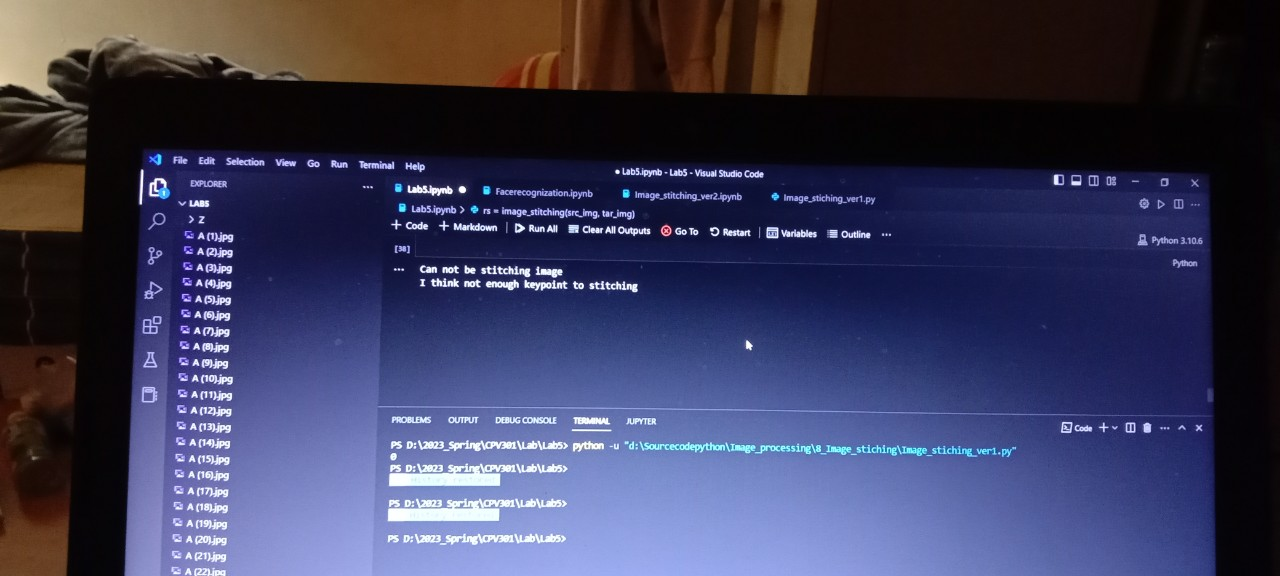
#> input picture 8_Image_stiching/labtop1.jpg, 1280 x 576 px
$ python Image_stiching_vertical.py
#> lines starting #> are read from the running program, lines starting #| are printed output that depends on the picture
#> further down, im1 is the input picture: shape (576, 1280, 3); mean B, G, R 88.7, 58.9, 59.2
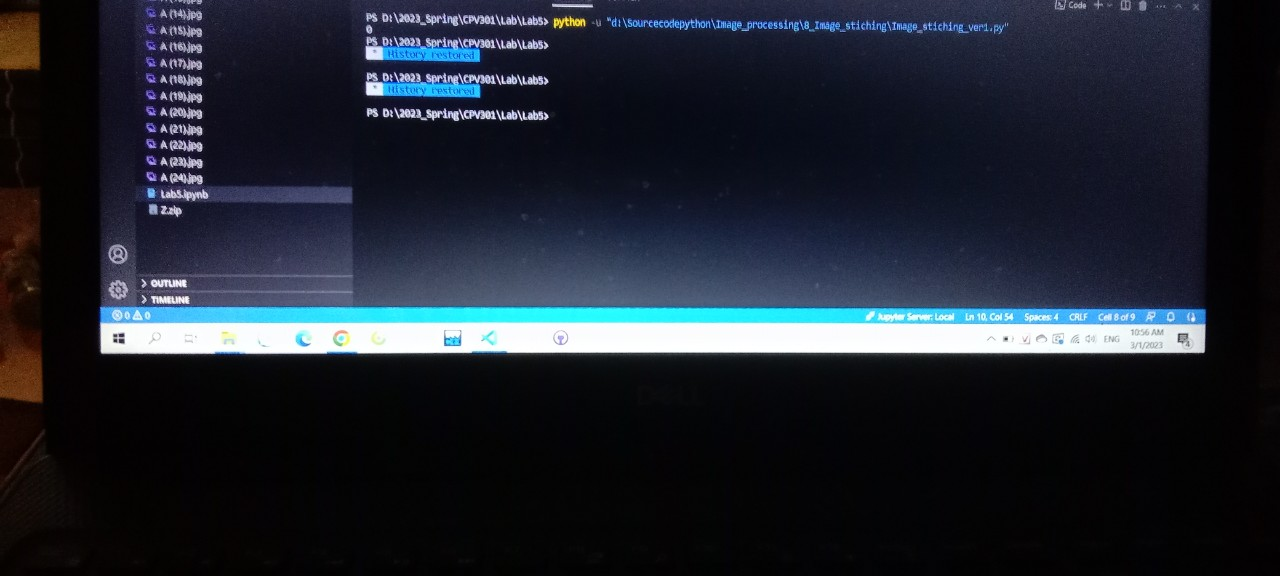
#> input picture 8_Image_stiching/labtop2.jpg, 1280 x 576 px
#> further down, im2 is the input picture: shape (576, 1280, 3); mean B, G, R 46.6, 36.2, 31.1
import cv2
import numpy as np
import matplotlib.pyplot as plt

def image_stitching_vertical(img1, img2):
    #img1 là ảnh ở trên, img2 là ảnh ở dưới
    imray1 = cv2.cvtColor(img1, cv2.COLOR_BGR2GRAY)
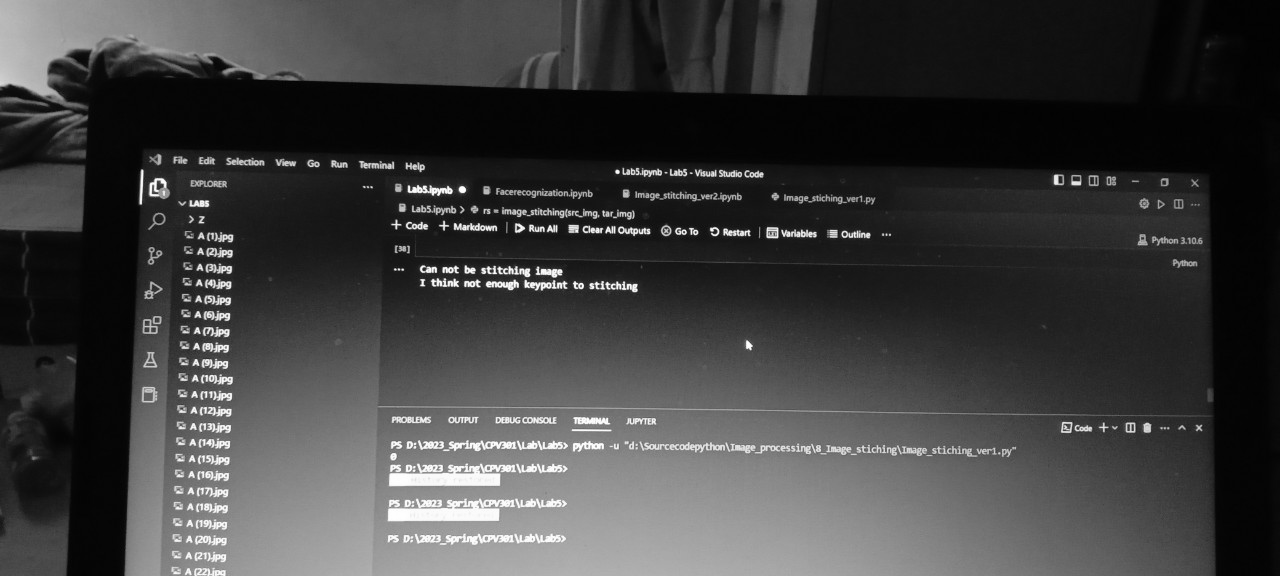
#> imray1: shape (576, 1280); min 0, max 255, mean 62.4
    imray2 = cv2.cvtColor(img2, cv2.COLOR_BGR2GRAY)
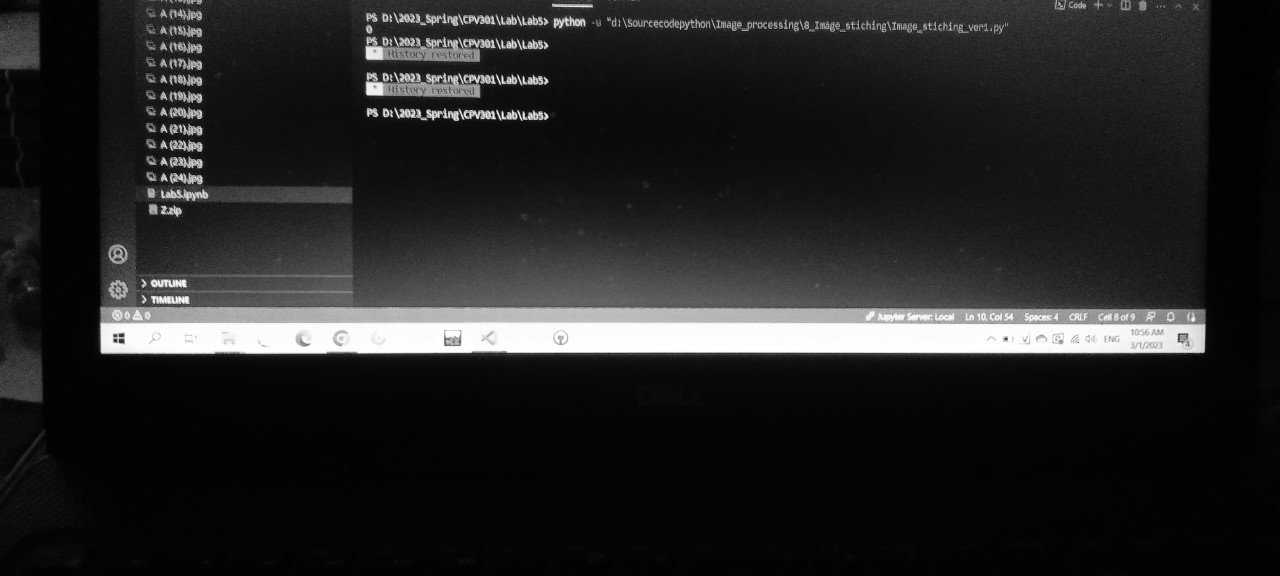
#> imray2: shape (576, 1280); min 0, max 255, mean 35.8
    sift_detector = cv2.SIFT_create()
    kp1, des1 = sift_detector.detectAndCompute(imray1, None)
#> kp1 = 1877 keypoints; strongest (x, y, size): (462, 189, 4.8), (617, 172, 2.8), (712, 229, 2.5), (573, 228, 6.3)
    kp2, des2 = sift_detector.detectAndCompute(imray2, None)
#> kp2 = 1149 keypoints; strongest (x, y, size): (374, 88, 12), (467, 114, 2.1), (131, 332, 38.9), (1178, 334, 35.8)
    bf = cv2.BFMatcher(cv2.NORM_L2, crossCheck = False)
    rawMatches = bf.knnMatch(des1, des2, 2)
#> rawMatches = 1877 matches
    matches = []
    for m, n in rawMatches:
        if m.distance < 0.75 * n.distance:
            matches.append(m)
#> after the loop, matches = 187 matches
    matches = sorted(matches, key = lambda x: x.distance, reverse = True)
    matches = matches[:200]
    kp1 = np.float32([kp.pt for kp in kp1])
#> kp1 = 1877 pairs, first value 2.66 to 1210, second value 35.82 to 572.7
    kp2 = np.float32([kp.pt for kp in kp2])
#> kp2 = 1149 pairs, first value 6.09 to 1203.4, second value 2.67 to 354.1
    pts1 = np.float32([kp1[m.queryIdx] for m in matches]) #tìm vị trí của 2 keypoint tương ứng trong 2 ảnh
#> pts1 = 187 pairs, first value 23.39 to 1198.7, second value 86.91 to 572.6
    pts2 = np.float32([kp2[m.trainIdx] for m in matches])
#> pts2 = 187 pairs, first value 6.09 to 1195.7, second value 2.99 to 345.9
    h, status = cv2.findHomography(pts1, pts2, cv2.RANSAC) #tính ma trận hormography 3x3
#> h = [[0.961, -0.0279, -17.23], [0.005, 0.943, -403.4], [-6.08e-06, -0.000124, 1]]; status = 187 values, max 1 at index 5, min 0 at index 0, mean 0.257
    h1, w1 = img1.shape[:2]
#> h1 = 576; w1 = 1280
    h2, w2 = img2.shape[:2]
#> h2 = 576; w2 = 1280
    result = cv2.warpPerspective(img2, h, (max(w1,w2), h1+h2))
    result[0:h1, 0:w1] = img1
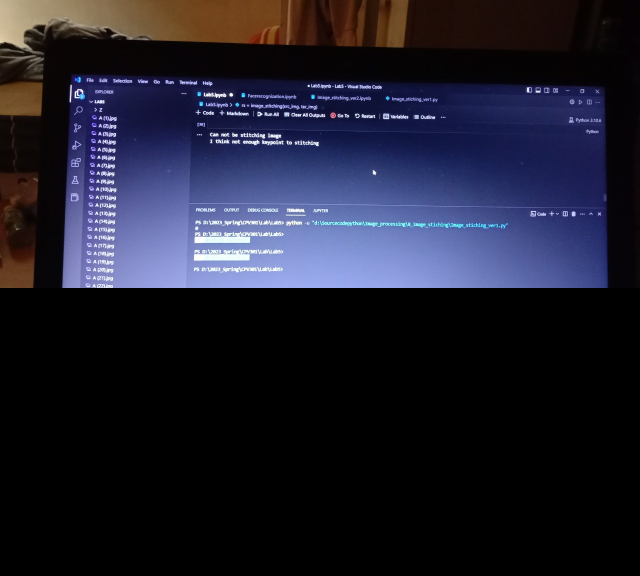
#> result: shape (1152, 1280, 3) (shown at 1/2 size); mean B, G, R 44.3, 29.5, 29.6
    return result

def draw_keypoint(im1, im2):
    #im1 là ảnh ở trên, im2 là ảnh ở dưới
    imray1 = cv2.cvtColor(im1, cv2.COLOR_BGR2GRAY)
    imray2 = cv2.cvtColor(im2, cv2.COLOR_BGR2GRAY)
    sift_detector = cv2.SIFT_create()
    kp1, des1 = sift_detector.detectAndCompute(imray1, None)
    kp2, des2 = sift_detector.detectAndCompute(imray2, None)
    bf = cv2.BFMatcher(cv2.NORM_L2, crossCheck = False)
    rawMatches = bf.knnMatch(des1, des2, 2)
    matches = []
    for m, n in rawMatches:
        if m.distance < 0.75 * n.distance:
            matches.append(m)
    matches = sorted(matches, key = lambda x: x.distance, reverse = True)
    matches = matches[:200]
    img = cv2.drawMatches(im1, kp1, im2, kp2, matches, None, flags = cv2.DrawMatchesFlags_NOT_DRAW_SINGLE_POINTS)
    plt.figure(figsize = (10, 10))
    plt.axis("off")
    plt.imshow(cv2.cvtColor(img, cv2.COLOR_BGR2RGB))
    plt.show()

if __name__ == "__main__":
    im1 = cv2.imread("labtop1.jpg")
    im2 = cv2.imread("labtop2.jpg")
    #draw_keypoint(im1, im2)
    rs = image_stitching_vertical(im1, im2)

    im1 = cv2.resize(im1, (600, 600))
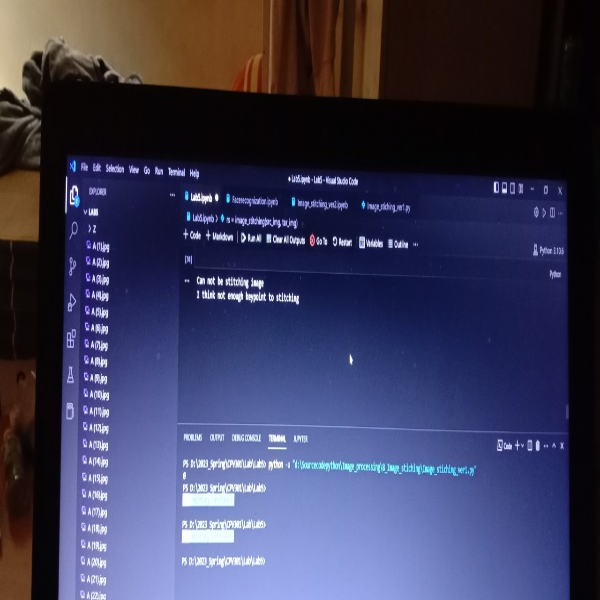
#> im1: shape (600, 600, 3); mean B, G, R 88.6, 58.8, 59.1
    im2 = cv2.resize(im2, (600, 600))
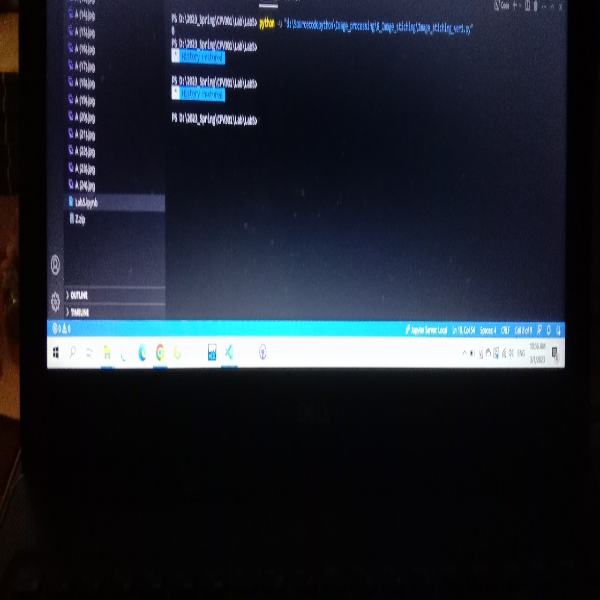
#> im2: shape (600, 600, 3); mean B, G, R 46.5, 36.1, 31
    rs = cv2.resize(rs, (600, 600))
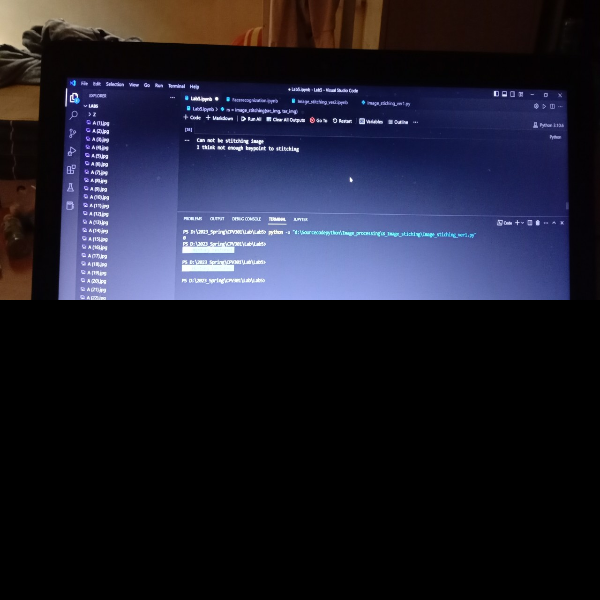
#> rs: shape (600, 600, 3); mean B, G, R 44.3, 29.4, 29.5

    cv2.imshow("top", im1)
    cv2.imshow("down", im2)
    cv2.imshow("result", rs)
    cv2.waitKey(0)
    cv2.destroyAllWindows()
